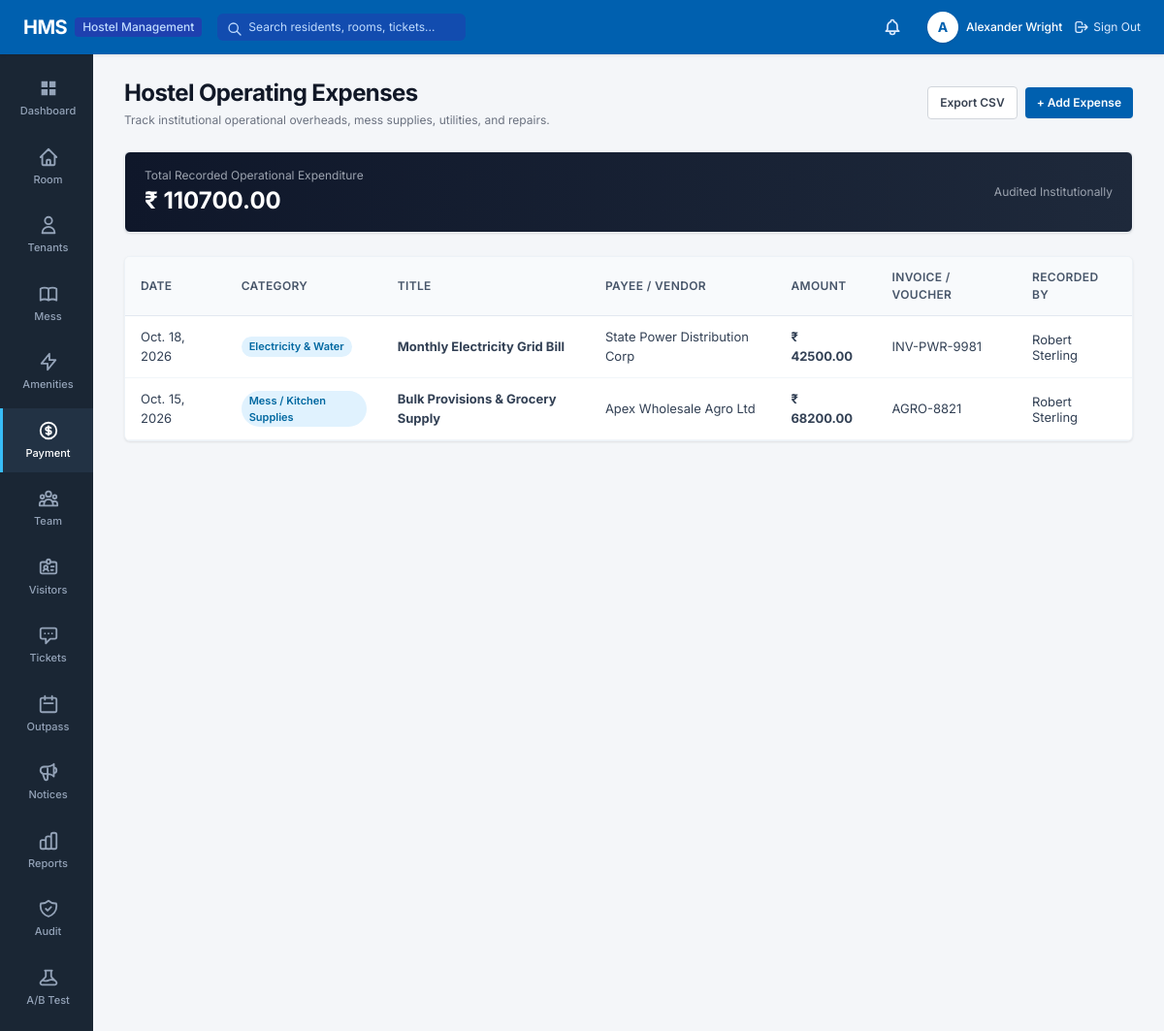
Screenshot of /finance/expenses/ (signed in) with the database file from the repository.
### apps/accounts/models.py (models this page shows, shortened)
class User(AbstractUser):
    class Role(models.TextChoices):
        ADMIN = 'ADMIN', 'System Administrator'
        WARDEN = 'WARDEN', 'Hostel Manager / Warden'
        ACCOUNTS = 'ACCOUNTS', 'Accounts Staff'
        MAINTENANCE = 'MAINTENANCE', 'Maintenance Staff'
        RESIDENT = 'RESIDENT', 'Resident'
    role = models.CharField(
        max_length=20,
        choices=Role.choices,
        default=Role.RESIDENT,
        help_text="Designates the user's role and permission scope in HMS."
    )
    phone_number = models.CharField(max_length=20, blank=True, null=True)
    profile_picture = models.ImageField(upload_to='profiles/', blank=True, null=True)
    class Meta:
        verbose_name = 'User'
        verbose_name_plural = 'Users'
        ordering = ['username']
    @property
    def is_admin_user(self):
        return self.role == self.Role.ADMIN or self.is_superuser
    @property
    def is_accounts_staff(self):
        return self.role == self.Role.ACCOUNTS
    @property
    def is_resident(self):
        return self.role == self.Role.RESIDENT

### apps/finance/models.py (models this page shows, shortened)
class HostelExpense(models.Model):
    class Category(models.TextChoices):
        UTILITIES = 'UTILITIES', 'Electricity & Water'
        MAINTENANCE = 'MAINTENANCE', 'Repairs & Maintenance'
        MESS_SUPPLIES = 'MESS_SUPPLIES', 'Mess / Kitchen Supplies'
        CLEANING = 'CLEANING', 'Housekeeping & Sanitation'
        STAFF = 'STAFF', 'Staff Honorarium / Wages'
        MISCELLANEOUS = 'MISC', 'Administrative / Miscellaneous'
    category = models.CharField(max_length=30, choices=Category.choices, default=Category.UTILITIES)
    title = models.CharField(max_length=200)
    payee = models.CharField(max_length=150, help_text="Vendor or service provider name")
    amount = models.DecimalField(max_digits=10, decimal_places=2)
    expense_date = models.DateField()
    invoice_number = models.CharField(max_length=100, blank=True)
    recorded_by = models.ForeignKey(settings.AUTH_USER_MODEL, on_delete=models.PROTECT, related_name='recorded_expenses')
    description = models.TextField(blank=True)
    created_at = models.DateTimeField(auto_now_add=True)
    class Meta:
        ordering = ['-expense_date', '-created_at']

### apps/finance/views.py (the view)
# urls.py: path('expenses/', views.expense_list_view, name='expense_list'),
@login_required
@role_required(['ADMIN', 'ACCOUNTS'])
def expense_list_view(request):
    expenses = HostelExpense.objects.select_related('recorded_by').all()
    total_amount = expenses.aggregate(Sum('amount'))['amount__sum'] or 0
    return render(request, 'finance/expense_list.html', {'expenses': expenses, 'total_amount': total_amount})

### templates/finance/expense_list.html (shortened to what this page needs)
{% extends 'base.html' %}
{% block content %}
<div class="space-y-6">
    <div class="flex items-center justify-between">
        <div>
            <h1 class="text-2xl font-bold tracking-tight text-gray-900">Hostel Operating Expenses</h1>
            <p class="text-xs text-gray-500 mt-1">Track institutional operational overheads, mess supplies, utilities, and repairs.</p>
        </div>
        {% if request.user.is_accounts_staff or request.user.is_admin_user %}
        <div class="flex items-center space-x-2">
            <a href="{% url 'reports:export_csv' 'expenses' %}" class="px-3 py-2 bg-white border border-gray-300 text-xs font-semibold rounded text-gray-700 hover:bg-gray-50">
                Export CSV
            </a>
            <a href="{% url 'finance:add_expense' %}" class="px-3 py-2 bg-[#0060af] hover:bg-[#005096] text-white text-xs font-semibold rounded shadow-sm">
                + Add Expense
            </a>
        </div>
        {% endif %}
    </div>
    <div class="hms-card py-4 bg-gradient-to-r from-slate-900 to-slate-800 text-white flex items-center justify-between">
        <div>
            <div class="text-xs text-gray-400">Total Recorded Operational Expenditure</div>
            <div class="text-2xl font-bold text-white mt-0.5">₹ {{ total_amount|floatformat:2 }}</div>
        </div>
        <div class="text-xs text-gray-400">Audited Institutionally</div>
    </div>
    <div class="hms-card p-0 overflow-hidden">
        <table class="hms-table">
            <thead>
                <tr>
                    <th>Date</th>
                    <th>Category</th>
                    <th>Title</th>
                    <th>Payee / Vendor</th>
                    <th>Amount</th>
                    <th>Invoice / Voucher</th>
                    <th>Recorded By</th>
                </tr>
            </thead>
            <tbody>
                {% for exp in expenses %}
                <tr>
                    <td>{{ exp.expense_date }}</td>
                    <td><span class="badge badge-info">{{ exp.get_category_display }}</span></td>
                    <td class="font-bold text-gray-900">{{ exp.title }}</td>
                    <td>{{ exp.payee }}</td>
                    <td class="font-bold text-slate-900">₹ {{ exp.amount }}</td>
                    <td>{{ exp.invoice_number|default:"-" }}</td>
                    <td class="text-xs text-gray-500">{{ exp.recorded_by.get_full_name|default:exp.recorded_by.username }}</td>
                </tr>
                {% empty %}
                <tr>
                    <td colspan="7" class="text-center py-8 text-gray-400 text-xs">No expenses logged.</td>
                </tr>
                {% endfor %}
            </tbody>
        </table>
    </div>
</div>
{% endblock %}

### templates/base.html (shortened to what this page needs)
{% load static %}
<!DOCTYPE html>
<html lang="en">
<head>
    <script src="https://cdn.tailwindcss.com"></script>
    <link rel="stylesheet" href="{% static 'css/hms.css' %}">
</head>
<body class="bg-[#f4f6f9] text-[#1e293b] flex flex-col min-h-screen">
    <header class="hms-header flex items-center justify-between px-6 text-white sticky top-0 z-50">
        <div class="flex items-center space-x-4">
            <a href="{% url 'accounts:dashboard' %}" class="flex items-center space-x-2 text-white hover:opacity-90 transition">
                <span class="text-xl font-bold tracking-tight">HMS</span>
                <span class="text-xs bg-blue-800 text-blue-200 px-2 py-0.5 rounded font-medium">Hostel Management</span>
            </a>
            <form action="{% url 'reports:global_search' %}" method="GET" class="hidden md:flex items-center ml-6">
                <div class="relative">
                    <input type="text" name="q" placeholder="Search residents, rooms, tickets..."
                           class="bg-blue-800/60 text-white placeholder-blue-200 text-xs rounded-md px-3 py-1.5 pl-8 focus:outline-none focus:ring-1 focus:ring-white w-64 transition">
                    <svg class="w-4 h-4 text-blue-200 absolute left-2.5 top-2" fill="none" stroke="currentColor" viewBox="0 0 24 24">
                        <path stroke-linecap="round" stroke-linejoin="round" stroke-width="2" d="M21 21l-6-6m2-5a7 7 0 11-14 0 7 7 0 0114 0z"></path>
                    </svg>
                </div>
            </form>
        </div>
        <div class="flex items-center space-x-5">
            <a href="{% url 'notifications:notification_list' %}" class="relative p-1.5 text-blue-100 hover:text-white hover:bg-blue-800 rounded-full transition" title="Notifications">
            </a>
            <div class="flex items-center space-x-3">
                <a href="{% url 'accounts:profile' %}" class="flex items-center space-x-2 text-white hover:opacity-90">
                    <div class="w-8 h-8 rounded-full bg-white text-hmsblue font-bold flex items-center justify-center text-sm shadow">
                        {{ request.user.first_name|default:request.user.username|make_list|first|upper }}
                    </div>
                    <span class="hidden sm:inline text-xs font-medium">{{ request.user.get_full_name|default:request.user.username }}</span>
                </a>
                <a href="{% url 'accounts:logout' %}" class="text-xs text-blue-100 hover:text-white hover:underline flex items-center space-x-1 ml-2">
                    <svg class="w-4 h-4" fill="none" stroke="currentColor" viewBox="0 0 24 24">
                        <path stroke-linecap="round" stroke-linejoin="round" stroke-width="2" d="M17 16l4-4m0 0l-4-4m4 4H7m6 4v1a3 3 0 01-3 3H6a3 3 0 01-3-3V7a3 3 0 013-3h4a3 3 0 013 3v1"></path>
                    </svg>
                    <span>Sign Out</span>
                </a>
            </div>
        </div>
    </header>
    <div class="flex flex-1">
        <aside class="hms-sidebar flex flex-col py-3 select-none">
            <nav class="space-y-1">
                <a href="{% url 'accounts:dashboard' %}" class="hms-nav-item {% if request.resolver_match.app_name == 'accounts' and request.resolver_match.url_name == 'hostel_dashboard' %}active{% endif %}">
                    <svg fill="currentColor" viewBox="0 0 24 24">
                        <path d="M4 4h7v7H4V4zm9 0h7v7h-7V4zm-9 9h7v7H4v-7zm9 0h7v7h-7v-7z"/>
                    </svg>
                    <span>Dashboard</span>
                </a>
                <a href="{% url 'rooms:room_list' %}" class="hms-nav-item {% if request.resolver_match.app_name == 'rooms' %}active{% endif %}">
                    <svg fill="none" stroke="currentColor" stroke-width="2" viewBox="0 0 24 24">
                        <path stroke-linecap="round" stroke-linejoin="round" d="M3 12l2-2m0 0l7-7 7 7M5 10v10a1 1 0 001 1h3m10-11l2 2m-2-2v10a1 1 0 01-1 1h-3m-6 0a1 1 0 001-1v-4a1 1 0 011-1h2a1 1 0 011 1v4a1 1 0 001 1m-6 0h6"/>
                    </svg>
                    <span>Room</span>
                </a>
                {% if not request.user.is_resident %}
                <a href="{% url 'residents:resident_list' %}" class="hms-nav-item {% if request.resolver_match.app_name == 'residents' and request.resolver_match.url_name != 'resident_dashboard' %}active{% endif %}">
                    <svg fill="none" stroke="currentColor" stroke-width="2" viewBox="0 0 24 24">
                        <path stroke-linecap="round" stroke-linejoin="round" d="M16 7a4 4 0 11-8 0 4 4 0 018 0zM12 14a7 7 0 00-7 7h14a7 7 0 00-7-7z"/>
                    </svg>
                    <span>Tenants</span>
                </a>
                {% endif %}
                <a href="{% url 'dining:meal_menu' %}" class="hms-nav-item {% if request.resolver_match.app_name == 'dining' %}active{% endif %}">
                    <span>Mess</span>
                </a>
                <a href="{% url 'rooms:amenity_list' %}" class="hms-nav-item {% if request.resolver_match.url_name == 'amenity_list' %}active{% endif %}">
                    <svg fill="none" stroke="currentColor" stroke-width="2" viewBox="0 0 24 24">
                        <path stroke-linecap="round" stroke-linejoin="round" d="M13 10V3L4 14h7v7l9-11h-7z"/>
                    </svg>
                    <span>Amenities</span>
                </a>
                <a href="{% url 'finance:payment_list' %}" class="hms-nav-item {% if request.resolver_match.app_name == 'finance' %}active{% endif %}">
                    <svg fill="none" stroke="currentColor" stroke-width="2" viewBox="0 0 24 24">
                        <path stroke-linecap="round" stroke-linejoin="round" d="M12 8c-1.657 0-3 .895-3 2s1.343 2 3 2 3 .895 3 2-1.343 2-3 2m0-8c1.11 0 2.08.402 2.599 1M12 8V7m0 1v8m0 0v1m0-1c-1.11 0-2.08-.402-2.599-1M21 12a9 9 0 11-18 0 9 9 0 0118 0z"/>
                    </svg>
                    <span>Payment</span>
                </a>
                {% if request.user.is_admin_user %}
                <a href="{% url 'accounts:user_list' %}" class="hms-nav-item {% if request.resolver_match.url_name == 'user_list' %}active{% endif %}">
                    <span>Team</span>
                </a>
                {% endif %}
                <a href="{% url 'visitors:visitor_list' %}" class="hms-nav-item {% if request.resolver_match.app_name == 'visitors' %}active{% endif %}">
                    <span>Visitors</span>
                </a>
                <a href="{% url 'complaints:complaint_list' %}" class="hms-nav-item {% if request.resolver_match.app_name == 'complaints' %}active{% endif %}">
                    <svg fill="none" stroke="currentColor" stroke-width="2" viewBox="0 0 24 24">
                        <path stroke-linecap="round" stroke-linejoin="round" d="M8 10h.01M12 10h.01M16 10h.01M9 16H5a2 2 0 01-2-2V6a2 2 0 012-2h14a2 2 0 012 2v8a2 2 0 01-2 2h-5l-5 5v-5z"/>
                    </svg>
                    <span>Tickets</span>
                </a>
                <a href="{% url 'attendance:outpass_list' %}" class="hms-nav-item {% if request.resolver_match.app_name == 'attendance' %}active{% endif %}">
                    <svg fill="none" stroke="currentColor" stroke-width="2" viewBox="0 0 24 24">
                        <path stroke-linecap="round" stroke-linejoin="round" d="M8 7V3m8 4V3m-9 8h10M5 21h14a2 2 0 002-2V7a2 2 0 00-2-2H5a2 2 0 00-2 2v12a2 2 0 002 2z"/>
                    </svg>
                    <span>Outpass</span>
                </a>
                <a href="{% url 'notices:notice_list' %}" class="hms-nav-item {% if request.resolver_match.app_name == 'notices' %}active{% endif %}">
                    <span>Notices</span>
                </a>
                {% if not request.user.is_resident %}
                <a href="{% url 'reports:reports_overview' %}" class="hms-nav-item {% if request.resolver_match.app_name == 'reports' %}active{% endif %}">
                    <span>Reports</span>
                </a>
                {% endif %}
                {% if request.user.is_admin_user %}
                <a href="{% url 'audit:audit_list' %}" class="hms-nav-item {% if request.resolver_match.app_name == 'audit' %}active{% endif %}">
                    <span>Audit</span>
                </a>
                <a href="{% url 'abtesting:ab_dashboard' %}" class="hms-nav-item {% if request.resolver_match.app_name == 'abtesting' %}active{% endif %}">
                    <span>A/B Test</span>
                </a>
                {% endif %}
            </nav>
        </aside>
        <main class="hms-main-content">
            {% block content %}{% endblock %}
        </main>
    </div>
</body>
</html>

### rows the page displays
User: user.first_name|make_list "A", user.get_full_name "Alexander Wright"
HostelExpense: expense_date "Oct. 18, 2026", category "Electricity & Water", title "Monthly Electricity Grid Bill", payee "State Power Distribution Corp", amount "42500.00", invoice_number "INV-PWR-9981", recorded_by.get_full_name "Robert Sterling"
HostelExpense: expense_date "Oct. 15, 2026", category "Mess / Kitchen Supplies", title "Bulk Provisions & Grocery Supply", payee "Apex Wholesale Agro Ltd", amount "68200.00", invoice_number "AGRO-8821", recorded_by.get_full_name "Robert Sterling"

### other values shown
{{ total_amount|floatformat:2 }} "110700.00"
